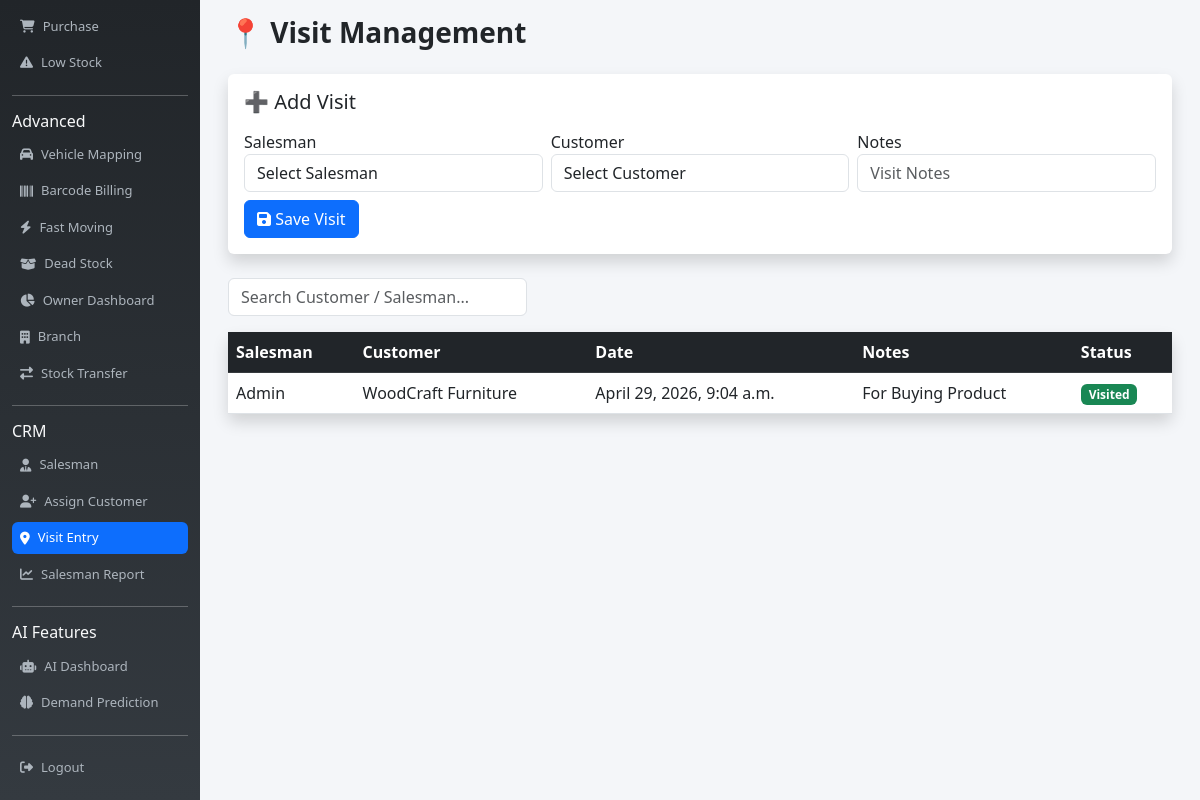
The page /visit/ on the database as committed earlier.
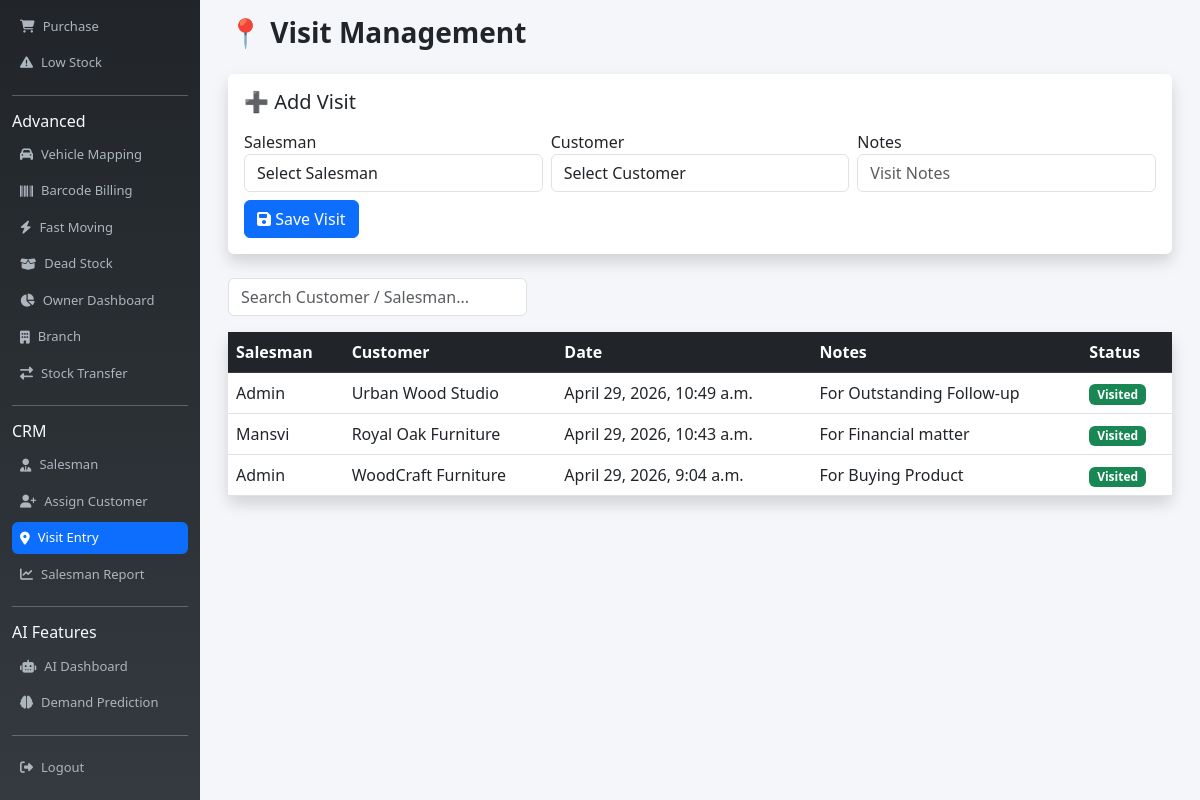
The same page on the database as committed later.
### billing_app/models.py (models this page shows, shortened)
class Visit(models.Model):
    salesman = models.ForeignKey(Salesman, on_delete=models.CASCADE)
    customer = models.ForeignKey(Customer, on_delete=models.CASCADE)
    date = models.DateTimeField(auto_now_add=True)
    notes = models.TextField(blank=True)

class Salesman(models.Model):
    user = models.OneToOneField(User, on_delete=models.CASCADE)
    phone = models.CharField(max_length=15)

class Customer(models.Model):
    name = models.CharField(max_length=100)
    phone = models.CharField(max_length=15)
    address = models.TextField()
    state = models.CharField(max_length=50, default="Gujarat")
    gstin = models.CharField(max_length=20, blank=True, null=True)
    discount = models.FloatField(default=0)
    pan = models.CharField(max_length=10, blank=True, null=True)

### billing_app/views.py (the view, shortened to what this page needs)
# urls.py: path('visit/', views.add_visit, name='visit'),
def add_visit(request):
    return render(request, 'visit.html', {
        'salesmen': Salesman.objects.all(),
        'customers': Customer.objects.all(),
        'data': Visit.objects.select_related('salesman', 'customer').order_by('-date')
    })

### billing_app/templates/visit.html (shortened to what this page needs)
{% extends 'base.html' %}
{% block content %}
<div class="container">
    <h3 class="fw-bold mb-4">📍 Visit Management</h3>
    <div class="card shadow border-0 mb-4">
        <div class="card-body">
            <h5 class="mb-3">➕ Add Visit</h5>
            <form method="post" class="row g-2">
                <div class="col-md-4">
                    <label>Salesman</label>
                    <select name="salesman" class="form-control" required>
                        <option value="">Select Salesman</option>
                    </select>
                </div>
                <div class="col-md-4">
                    <label>Customer</label>
                    <select name="customer" class="form-control" required>
                        <option value="">Select Customer</option>
                    </select>
                </div>
                <div class="col-md-4">
                    <label>Notes</label>
                    <input type="text" name="notes"
                           class="form-control"
                           placeholder="Visit Notes">
                </div>
                <div class="col-12">
                    <button class="btn btn-primary">
                        <i class="fas fa-save"></i> Save Visit
                    </button>
                </div>
            </form>
        </div>
    </div>
    <div class="row mb-3">
        <div class="col-md-4">
            <input type="text" id="search" class="form-control" placeholder="Search Customer / Salesman...">
        </div>
    </div>
    <div class="card shadow border-0">
        <div class="card-body p-0">
            <table class="table table-hover mb-0" id="table">
                <thead class="table-dark">
                    <tr>
                        <th>Salesman</th>
                        <th>Customer</th>
                        <th>Date</th>
                        <th>Notes</th>
                        <th>Status</th>
                    </tr>
                </thead>
                <tbody>
                    {% for v in data %}
                    <tr>
                        <td>{{ v.salesman.user.username }}</td>
                        <td>{{ v.customer.name }}</td>
                        <td>{{ v.date }}</td>
                        <td>{{ v.notes }}</td>
                        <td>
                            <span class="badge bg-success">Visited</span>
                        </td>
                    </tr>
                    {% empty %}
                    <tr>
                        <td colspan="5" class="text-center text-muted p-3">
                            No Visits Found
                        </td>
                    </tr>
                    {% endfor %}
                </tbody>
            </table>
        </div>
    </div>
</div>
{% endblock %}

Rows that differ between the two databases and show on the page:
added Visit: salesman.user.username "Admin", customer.name "Urban Wood Studio", date "April 29, 2026, 10:49 a.m.", notes "For Outstanding Follow-up"
added Visit: salesman.user.username "Mansvi", customer.name "Royal Oak Furniture", date "April 29, 2026, 10:43 a.m.", notes "For Financial matter"
